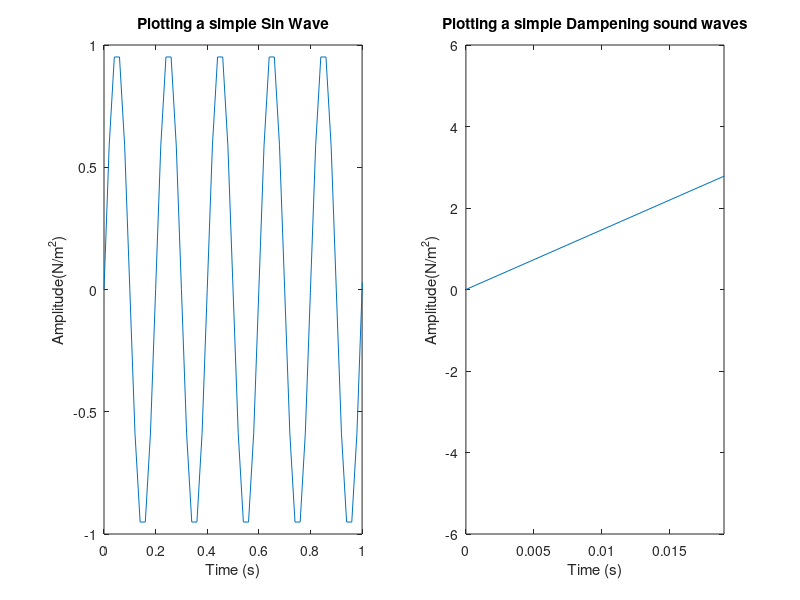

Write the MATLAB code that produced this figure. (Note: this script raises an error after producing the figure.)
%%%%%%%%%%%%%%%%%%%%%%%%%%%%%%%%%%%%%%%%%%%%%%%
%Jared Ross%
%2-1-2017%
%ENED 1090-004%
%Joni A. Torsella%
%%%%%%%%%%%%%%%%%%%%%%%%%%%%%%%%%%%%%%%%%%%%%%%
%Part D%
Frequency = input('What is the Frequency:');
Period = 1/Frequency;
Time = input('What is the Time Played:');
t = 0:Period/10:Time;
PO = input('What is the Pascal:');
Tau = input('What is the Tau Value: ');
y = exp(-t/Tau);
Pssin = sin(2*pi*Frequency*t);
Psin = PO*y.*sin(2*pi*Frequency*t);
subplot(1,2,1);
plot(t,Pssin);
xlabel('Time (s)');
ylabel('Amplitude(N/m^2)');
title('Plotting a simple Sin Wave');
Period = 1/Frequency;
xlim([0  5/Frequency]);
subplot(1,2,2);
plot(t,Psin);
xlabel('Time (s)');
ylabel('Amplitude(N/m^2)');
title('Plotting a simple Dampening sound waves');
xlim([0  0.019]);
sampling_rate = 10/Period;
% create audioplayer object from original signal
output_to_speaker = audioplayer(Psin,sampling_rate);   
% listen to original signal through your speaker
playblocking(output_to_speaker); 
fprintf('Frequency is: %i \n',Frequency);
fprintf('Period is: %i \n',Period);
fprintf('Time Played is: %i \n',Time);
fprintf('sampling_rate is: %i \n',sampling_rate);
fprintf('Pascal is: %i \n',PO);
fprintf('Tau Value is: %i \n',Tau);